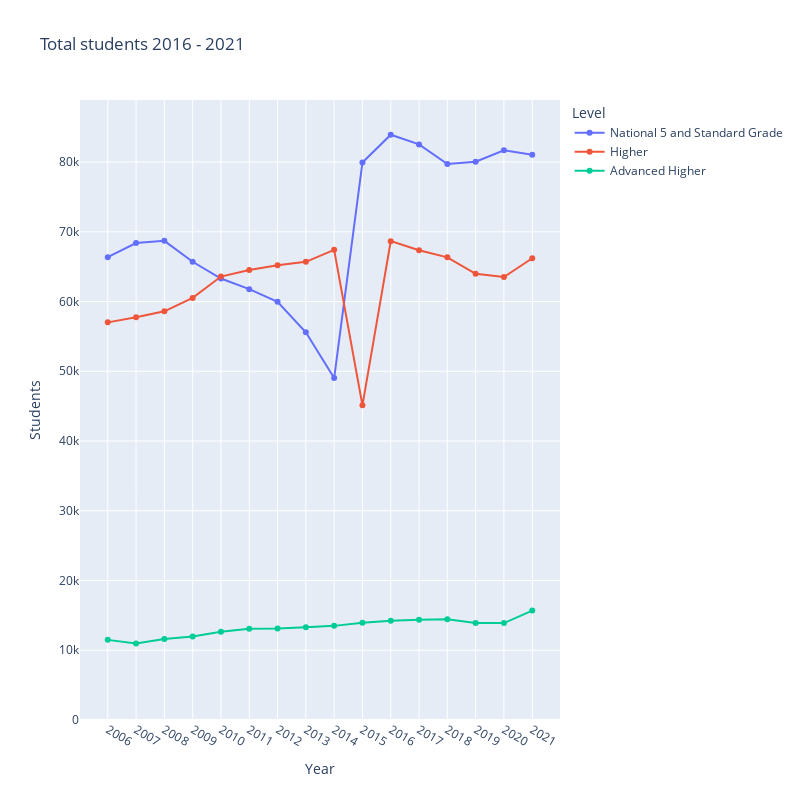

Source (notebook cell):
### Code cell
# Plot graph

# Create a list of subjects in alphabetical order
subjects = sorted(dfc['Level'].unique())
years = sorted(dfc['Year'].unique())

fig = px.line(dfc, x = "Year", y = "Students", 
                color = "Level",
                #facet_row = 'Grades',
                width = 800,
                height = 800,
                category_orders = {'Subject' : subjects, 'Year' : years},
                labels = {"Grades": "Category"},
                title = 'Total students 2016 - 2021'
                )

fig.update_traces(mode = "markers+lines")

fig.update_yaxes(matches = None, rangemode = "tozero")

fig.update_traces(mode = "markers+lines")

filename = 'Total_students.html'

fig.write_html('./graphs/' + filename)

fig.show()

### Figure 1 — Plotly figure (JSON) as saved in the notebook; plotly's stock layout.template omitted (floating-point values rounded to 4 significant figures)
{"data": [{"hovertemplate": "Level=National 5 and Standard Grade<br>Year=%{x}<br>Students=%{y}<extra></extra>", "legendgroup": "National 5 and Standard Grade", "line": {"color": "#636efa", "dash": "solid"}, "marker": {"symbol": "circle"}, "mode": "markers+lines", "name": "National 5 and Standard Grade", "orientation": "v", "showlegend": true, "type": "scatter", "x": ["2021", "2020", "2019", "2018", "2017", "2016", "2015", "2014", "2013", "2012", "2011", "2010", "2009", "2008", "2007", "2006"], "xaxis": "x", "y": [81048, 81698, 80046, 79719, 82535, 83917, 79944, 49035, 55596, 59966, 61777, 63298, 65705, 68705, 68384, 66365], "yaxis": "y"}, {"hovertemplate": "Level=Higher<br>Year=%{x}<br>Students=%{y}<extra></extra>", "legendgroup": "Higher", "line": {"color": "#EF553B", "dash": "solid"}, "marker": {"symbol": "circle"}, "mode": "markers+lines", "name": "Higher", "orientation": "v", "showlegend": true, "type": "scatter", "x": ["2021", "2020", "2019", "2018", "2017", "2016", "2015", "2014", "2013", "2012", "2011", "2010", "2009", "2008", "2007", "2006"], "xaxis": "x", "y": [66203, 63522, 63977, 66336, 67357, 68664, 45121, 67420, 65697, 65195, 64516, 63582, 60526, 58595, 57745, 57016], "yaxis": "y"}, {"hovertemplate": "Level=Advanced Higher<br>Year=%{x}<br>Students=%{y}<extra></extra>", "legendgroup": "Advanced Higher", "line": {"color": "#00cc96", "dash": "solid"}, "marker": {"symbol": "circle"}, "mode": "markers+lines", "name": "Advanced Higher", "orientation": "v", "showlegend": true, "type": "scatter", "x": ["2021", "2020", "2019", "2018", "2017", "2016", "2015", "2014", "2013", "2012", "2011", "2010", "2009", "2008", "2007", "2006"], "xaxis": "x", "y": [15686, 13893, 13923, 14438, 14375, 14246, 13943, 13497, 13316, 13128, 13074, 12664, 11984, 11615, 10953, 11490], "yaxis": "y"}], "layout": {"height": 800, "legend": {"title": {"text": "Level"}, "tracegroupgap": 0}, "title": {"text": "Total students 2016 - 2021"}, "width": 800, "xaxis": {"anchor": "y", "categoryarray": ["2006", "2007", "2008", "2009", "2010", "2011", "2012", "2013", "2014", "2015", "2016", "2017", "2018", "2019", "2020", "2021"], "categoryorder": "array", "domain": [0, 1], "title": {"text": "Year"}}, "yaxis": {"anchor": "x", "domain": [0, 1], "rangemode": "tozero", "title": {"text": "Students"}}}}
